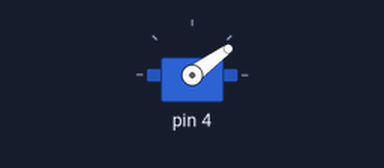
Recording of a sketch running on a simulated Arduino Nano, built with avr-gcc and run on an emulated ATmega328P. Shown: servo.

Above: at 0.05 s.
At 0.95 s:
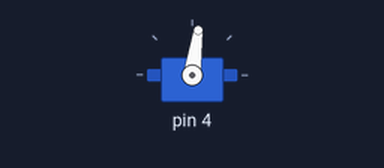
At 1.85 s:
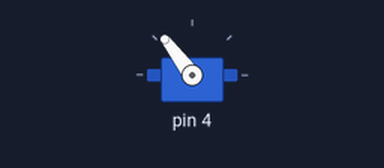
At 3.65 s:
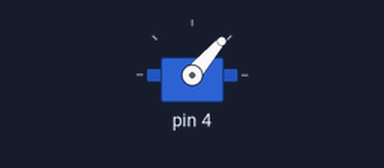
Timing chart, 0 to 9.0 s (numbered marks = the images above):
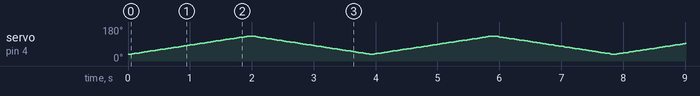

The sketch:

PitchServoSelfTestNano.ino
```cpp
/*
  Nano pitch servo self-test.

  This sketch does not use Bluetooth. It continuously swings the pitch servo
  after boot so you can verify that the Nano, D4 signal pin, servo power, and
  servo wiring are working.

  Wiring from README:
  - Nano D4 -> S_PITCH
*/

#include <ProjectConfig.h>
#include <ServoTools.h>

ServoSwing pitchSwing;

void setup() {
  pitchSwing.begin(
    PITCH_SERVO_PIN,
    PITCH_MIN_ANGLE,
    PITCH_MAX_ANGLE,
    PITCH_START_ANGLE,
    PITCH_SWING_STEP_ANGLE,
    SWING_INTERVAL_MS
  );
}

void loop() {
  pitchSwing.update(millis());
}
```
